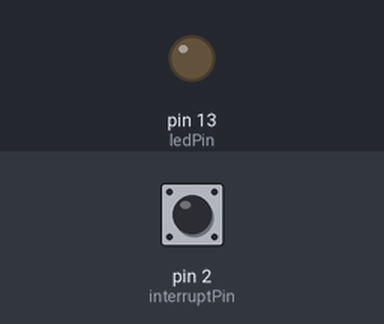
A sketch run on a simulated Arduino Uno, built with avr-gcc and run on an emulated ATmega328P. On the bench: output pins drawn as LEDs (lit = HIGH). The test bench sets the inputs (shaded band); at power-on: pin 2 (interruptPin) HIGH.

Above: at 1.2 s.
1.3 s: pin 2 (interruptPin) pulled LOW for 0.15 s
At 1.8 s:
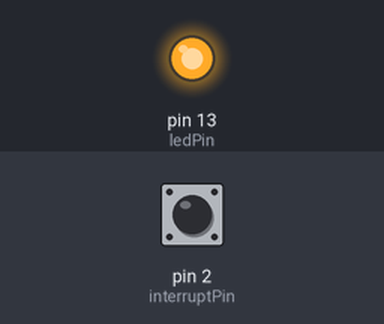
Timing chart, 0 to 4.3 s (numbered marks = the images above; inputs shaded):
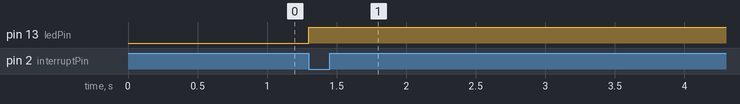

Measured:
- after the input at 1.3 s, pin 13 (ledPin): LOW → HIGH at once

The sketch:

Task3_interrupt_falling_with_delay.ino
```cpp
// ME381 ROBOTICS: Experiment 2
// Task3: interrupt with falling edge with delay in the main loop
// Connect pin 2 to GND once and then disconnect it

const int ledPin = 13;       // Internal LED pin
const int interruptPin = 2;  // Interrupt pin
bool latch = 0;

// ISR
void lightUpLED() {
  latch = 1;
  digitalWrite(ledPin,HIGH);
}

void setup() {
  pinMode(ledPin, OUTPUT);  // Set the LED pin as output
  digitalWrite(ledPin, LOW);
  pinMode(interruptPin, INPUT_PULLUP);                                        // Set the interrupt pin as input with internal pull-up resistor
  attachInterrupt(digitalPinToInterrupt(interruptPin), lightUpLED, FALLING);  // Attach interrupt to pin 2
}

void loop() {
  // Main loop does nothing, everything is handled by the interrupt

  delay(10000);
}
```
